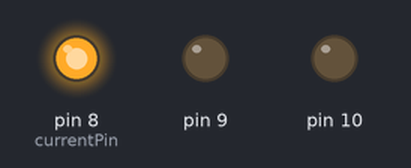
Bench run of a sketch on a simulated Arduino Uno, built with avr-gcc and run on an emulated ATmega328P. On the bench: output pins drawn as LEDs (lit = HIGH).

Above: at 0.2 s.
At 1.2 s:
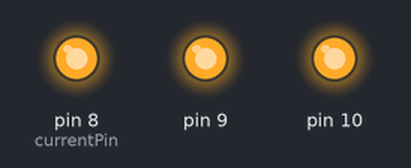
At 2.7 s:
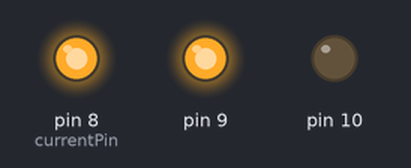
At 3.7 s:
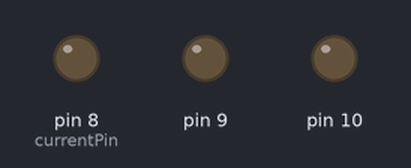
Timing chart, 0 to 4.6 s (numbered marks = the images above):
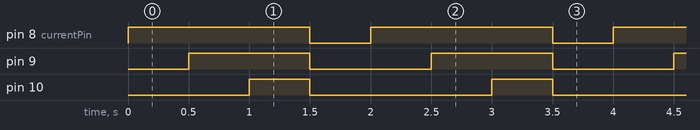

The sketch:

funny_lights.ino
```cpp
int currentPin = 8;

void setup() {
  // put your setup code here, to run once:
  pinMode(8, OUTPUT);
  pinMode(9, OUTPUT);
  pinMode(10, OUTPUT);
}

void nextLight() {
//  digitalWrite(currentPin, LOW);
  digitalWrite(currentPin, HIGH);

  currentPin = currentPin + 1;
  if (currentPin == 11) {
    currentPin = 8;
  }

  delay(500);
}

void resetPins() {
  digitalWrite(8, LOW);
  digitalWrite(9, LOW);
  digitalWrite(10, LOW);
  delay(500);
}

void loop() {
  // put your main code here, to run repeatedly:
  nextLight();
  nextLight();
  nextLight();

  resetPins();
}
```

Measured:
- by itself, pin 8 (currentPin): alternates HIGH for 1.5 s and LOW for 0.50 s
- by itself, pin 9: alternates HIGH for 1.0 s and LOW for 1.0 s
- by itself, pin 10: alternates HIGH for 0.50 s and LOW for 1.5 s
